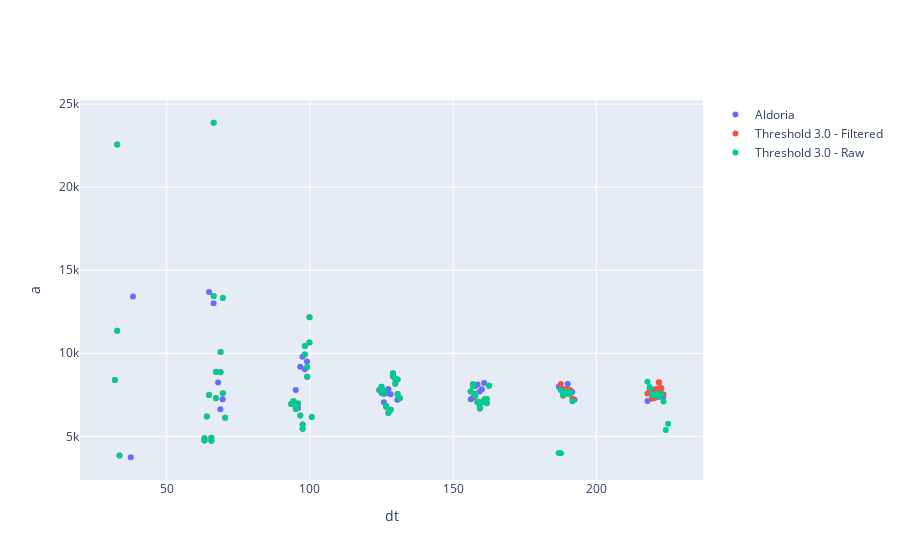
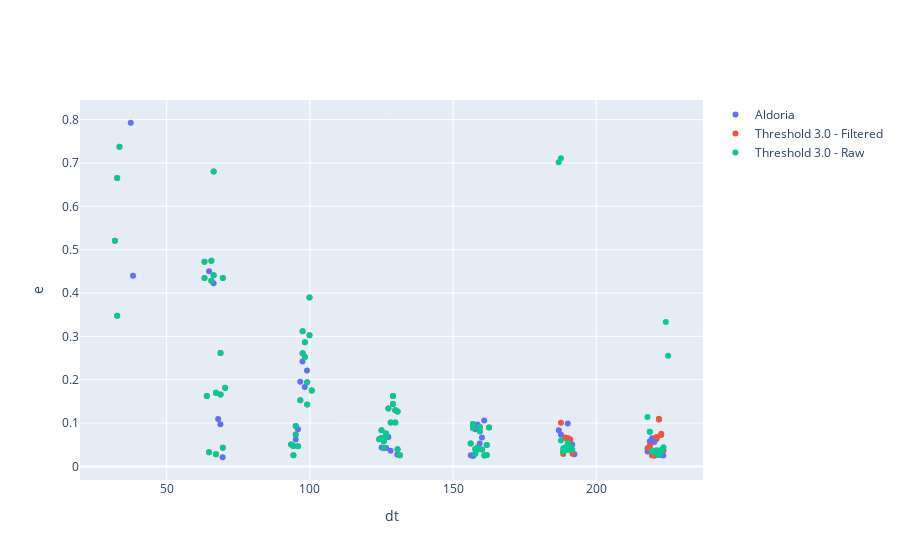
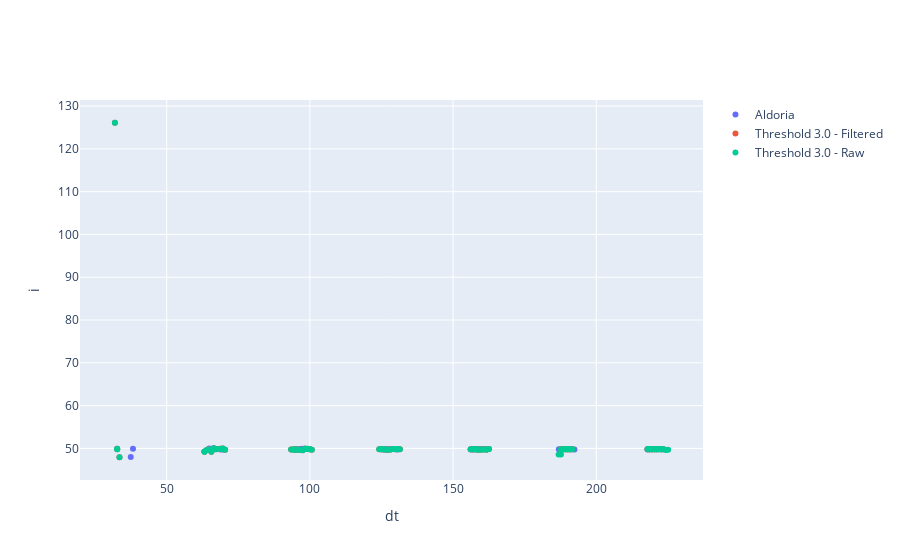
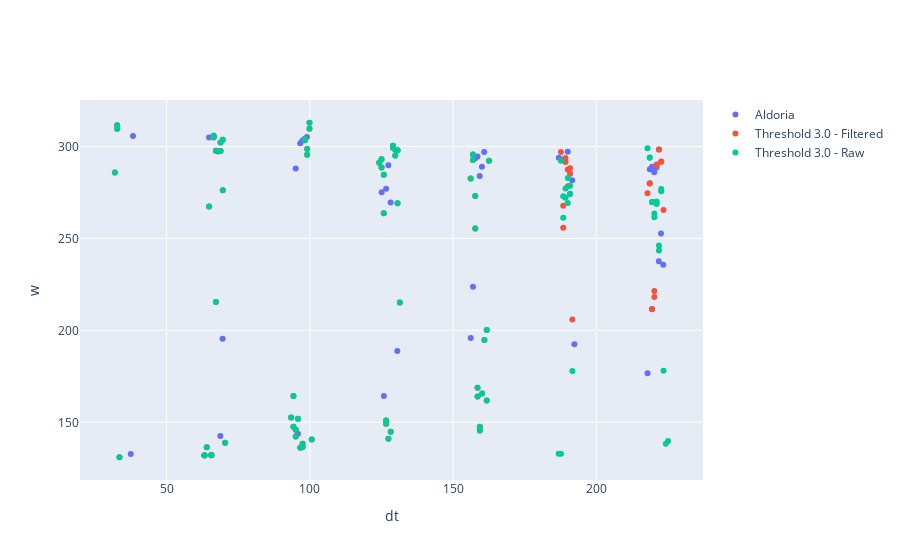

Notebook code for these charts, in order:
### Code cell
# Plot dos Resultados:
plot_data(
    # df_list=[tles_aldoria, tles_saipher_30_filtered, tles_saipher_25_filtered, tles_saipher_30_fit, tles_saipher_25_fit],
    # legend=["Aldoria", "Threshold 3.0 - Filtered", "Threshold 2.5 - Filtered", "Threshold 3.0 - Fit", "Threshold 2.5 - Fit"],
    df_list=[tles_aldoria, tles_saipher_30_filtered,tles_saipher_30_raw],
    legend=["Aldoria", "Threshold 3.0 - Filtered", "Threshold 3.0 - Raw"],
    y_data=["a", "e","i","w","omega"],
    x_data="dt",
    # h_dist=False
)
